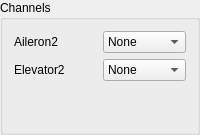
           <widget class="QGroupBox" name="extraChannelsGroupBox">
            <property name="title">
             <string>Channels</string>
            </property>
            <layout class="QVBoxLayout" name="verticalLayout_34">
             <item>
              <layout class="QHBoxLayout" name="horizontalLayout_14">
               <item>
                <layout class="QVBoxLayout" name="verticalLayout_13">
                 <item>
                  <widget class="QLabel" name="label_41">
                   <property name="text">
                    <string>Aileron2</string>
                   </property>
                  </widget>
                 </item>
                 <item>
                  <widget class="QLabel" name="label_42">
                   <property name="text">
                    <string>Elevator2</string>
                   </property>
                  </widget>
                 </item>
                </layout>
               </item>
               <item>
                <layout class="QVBoxLayout" name="verticalLayout_15">
                 <item>
                  <widget class="QComboBox" name="aileron2ChannelComboBox">
                   <item>
                    <property name="text">
                     <string>None</string>
                    </property>
                   </item>
                   <item>
                    <property name="text">
                     <string>5</string>
                    </property>
                   </item>
                   <item>
                    <property name="text">
                     <string>6</string>
                    </property>
                   </item>
                   <item>
                    <property name="text">
                     <string>7</string>
                    </property>
                   </item>
                   <item>
                    <property name="text">
                     <string>8</string>
                    </property>
                   </item>
                   <item>
                    <property name="text">
                     <string>9</string>
                    </property>
                   </item>
                   <item>
                    <property name="text">
                     <string>10</string>
                    </property>
                   </item>
                   <item>
                    <property name="text">
                     <string>11</string>
                    </property>
                   </item>
                   <item>
                    <property name="text">
                     <string>12</string>
                    </property>
                   </item>
                   <item>
                    <property name="text">
                     <string>13</string>
                    </property>
                   </item>
                   <item>
                    <property name="text">
                     <string>14</string>
                    </property>
                   </item>
                   <item>
                    <property name="text">
                     <string>15</string>
                    </property>
                   </item>
                   <item>
                    <property name="text">
                     <string>16</string>
                    </property>
                   </item>
                   <item>
                    <property name="text">
                     <string>17</string>
                    </property>
                   </item>
                   <item>
                    <property name="text">
                     <string>18</string>
                    </property>
                   </item>
                   <item>
                    <property name="text">
                     <string>19</string>
                    </property>
                   </item>
                   <item>
                    <property name="text">
                     <string>20</string>
                    </property>
                   </item>
                  </widget>
                 </item>
                 <item>
                  <widget class="QComboBox" name="elevator2ChannelComboBox">
                   <item>
                    <property name="text">
                     <string>None</string>
                    </property>
                   </item>
                   <item>
                    <property name="text">
                     <string>5</string>
                    </property>
                   </item>
                   <item>
                    <property name="text">
                     <string>6</string>
                    </property>
                   </item>
                   <item>
                    <property name="text">
                     <string>7</string>
                    </property>
                   </item>
                   <item>
                    <property name="text">
                     <string>8</string>
                    </property>
                   </item>
                   <item>
                    <property name="text">
                     <string>9</string>
                    </property>
                   </item>
                   <item>
                    <property name="text">
                     <string>10</string>
                    </property>
                   </item>
                   <item>
                    <property name="text">
                     <string>11</string>
                    </property>
                   </item>
                   <item>
                    <property name="text">
                     <string>12</string>
                    </property>
                   </item>
                   <item>
                    <property name="text">
                     <string>13</string>
                    </property>
                   </item>
                   <item>
                    <property name="text">
                     <string>14</string>
                    </property>
                   </item>
                   <item>
                    <property name="text">
                     <string>15</string>
                    </property>
                   </item>
                   <item>
                    <property name="text">
                     <string>16</string>
                    </property>
                   </item>
                   <item>
                    <property name="text">
                     <string>17</string>
                    </property>
                   </item>
                   <item>
                    <property name="text">
                     <string>18</string>
                    </property>
                   </item>
                   <item>
                    <property name="text">
                     <string>19</string>
                    </property>
                   </item>
                   <item>
                    <property name="text">
                     <string>20</string>
                    </property>
                   </item>
                  </widget>
                 </item>
                </layout>
               </item>
              </layout>
             </item>
             <item>
              <spacer name="verticalSpacer_18">
               <property name="orientation">
                <enum>Qt::Vertical</enum>
               </property>
               <property name="sizeHint" stdset="0">
                <size>
                 <width>20</width>
                 <height>40</height>
                </size>
               </property>
              </spacer>
             </item>
            </layout>
           </widget>
